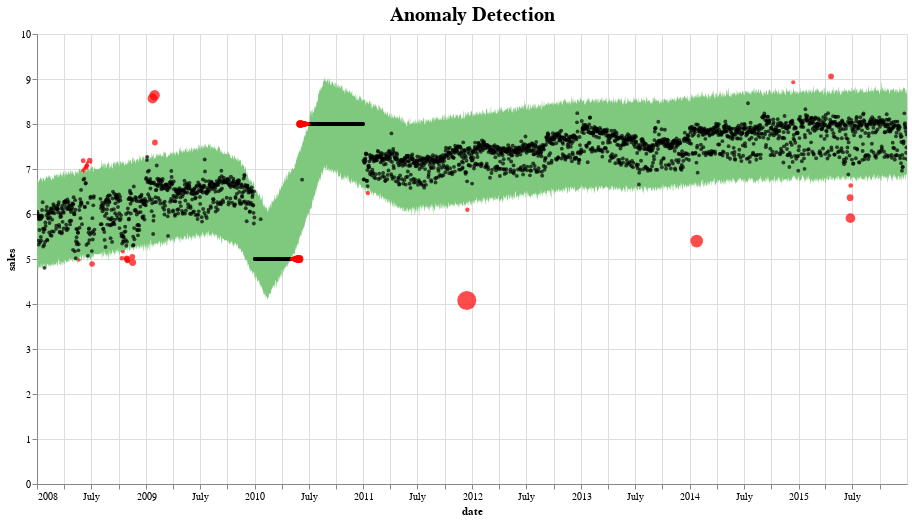

Notebook source saved alongside this figure:
### Code cell
import pandas as pd
import os
import matplotlib.pyplot as plt
from read_dataframe import read_dataframe
from fit_predict_model import fit_predict_model
from detect_anomalies import detect_anomalies
from plot_anomalies import plot_anomalies


path_examples = os.path.abspath("../examples")
df = read_dataframe(path_examples, data_idx=4)

pred = fit_predict_model(df)
pred = detect_anomalies(pred)
plot_anomalies(pred)

### Figure 1 — Vega-Lite specification as saved in the notebook (floating-point values rounded to 4 significant figures; data arrays with more than 128 entries replaced by an {"elided": "..."} marker saying what was removed)
{"config": {"view": {"continuousWidth": 400, "continuousHeight": 300}, "title": {"fontSize": 20}}, "layer": [{"data": {"name": "data-e2a952b2f18f7a29836e3f65ed5b8b32"}, "mark": {"type": "area", "color": "#7FC97F", "interpolate": "basis"}, "encoding": {"tooltip": [{"type": "temporal", "field": "ds"}, {"type": "quantitative", "field": "fact"}, {"type": "quantitative", "field": "yhat_lower"}, {"type": "quantitative", "field": "yhat_upper"}], "x": {"type": "temporal", "field": "ds", "title": "date"}, "y": {"type": "quantitative", "field": "yhat_upper"}, "y2": {"field": "yhat_lower"}}, "selection": {"selector004": {"type": "interval", "bind": "scales", "encodings": ["x", "y"]}}, "title": "Anomaly Detection"}, {"data": {"name": "data-f164403b38941e7806c96c024937a736"}, "mark": {"type": "circle", "color": "Black", "opacity": 0.7, "size": 15}, "encoding": {"tooltip": [{"type": "temporal", "field": "ds"}, {"type": "quantitative", "field": "fact"}, {"type": "quantitative", "field": "yhat_lower"}, {"type": "quantitative", "field": "yhat_upper"}], "x": {"type": "temporal", "field": "ds"}, "y": {"type": "quantitative", "field": "fact", "title": "sales"}}, "selection": {"selector005": {"type": "interval", "bind": "scales", "encodings": ["x", "y"]}}}, {"data": {"name": "data-13a186b8607c278fea201d8b0d26c2e7"}, "mark": {"type": "circle", "color": "Red", "size": 30}, "encoding": {"size": {"type": "quantitative", "field": "importance", "legend": null}, "tooltip": [{"type": "temporal", "field": "ds"}, {"type": "quantitative", "field": "fact"}, {"type": "quantitative", "field": "yhat_lower"}, {"type": "quantitative", "field": "yhat_upper"}], "x": {"type": "temporal", "field": "ds"}, "y": {"type": "quantitative", "field": "fact", "title": "sales"}}, "selection": {"selector006": {"type": "interval", "bind": "scales", "encodings": ["x", "y"]}}}], "height": 450, "width": 870, "$schema": "https://vega.github.io/schema/vega-lite/v4.8.1.json", "datasets": {"data-e2a952b2f18f7a29836e3f65ed5b8b32": {"elided": "2863 records"}, "data-f164403b38941e7806c96c024937a736": {"elided": "2774 records"}, "data-13a186b8607c278fea201d8b0d26c2e7": [{"ds": "2008-05-21T00:00:00", "trend": 5.968, "yhat": 5.968, "yhat_lower": 5.033, "yhat_upper": 6.996, "fact": 4.977, "anomaly": -1, "importance": 0.01123}, {"ds": "2008-06-03T00:00:00", "trend": 5.985, "yhat": 5.985, "yhat_lower": 5.148, "yhat_upper": 6.888, "fact": 6.968, "anomaly": 1, "importance": 0.01149}, {"ds": "2008-06-04T00:00:00", "trend": 5.987, "yhat": 5.987, "yhat_lower": 4.895, "yhat_upper": 6.963, "fact": 7.184, "anomaly": 1, "importance": 0.0308}, {"ds": "2008-06-06T00:00:00", "trend": 5.989, "yhat": 5.989, "yhat_lower": 5.052, "yhat_upper": 6.917, "fact": 6.931, "anomaly": 1, "importance": 0.002088}, {"ds": "2008-06-07T00:00:00", "trend": 5.991, "yhat": 5.991, "yhat_lower": 5.141, "yhat_upper": 6.908, "fact": 6.998, "anomaly": 1, "importance": 0.01284}, {"ds": "2008-06-11T00:00:00", "trend": 5.996, "yhat": 5.996, "yhat_lower": 5.05, "yhat_upper": 6.979, "fact": 7.046, "anomaly": 1, "importance": 0.009438}, {"ds": "2008-06-14T00:00:00", "trend": 6.0, "yhat": 6.0, "yhat_lower": 5.023, "yhat_upper": 6.94, "fact": 7.016, "anomaly": 1, "importance": 0.01081}, {"ds": "2008-06-16T00:00:00", "trend": 6.003, "yhat": 6.003, "yhat_lower": 5.06, "yhat_upper": 6.931, "fact": 7.065, "anomaly": 1, "importance": 0.01893}, {"ds": "2008-06-17T00:00:00", "trend": 6.004, "yhat": 6.004, "yhat_lower": 5.04, "yhat_upper": 6.907, "fact": 7.081, "anomaly": 1, "importance": 0.0246}, {"ds": "2008-06-18T00:00:00", "trend": 6.005, "yhat": 6.005, "yhat_lower": 5.066, "yhat_upper": 7.09, "fact": 7.142, "anomaly": 1, "importance": 0.007275}, {"ds": "2008-06-26T00:00:00", "trend": 6.016, "yhat": 6.016, "yhat_lower": 5.052, "yhat_upper": 6.912, "fact": 7.191, "anomaly": 1, "importance": 0.03889}, {"ds": "2008-06-30T00:00:00", "trend": 6.021, "yhat": 6.021, "yhat_lower": 5.031, "yhat_upper": 7.126, "fact": 7.137, "anomaly": 1, "importance": 0.001579}, {"ds": "2008-07-04T00:00:00", "trend": 6.026, "yhat": 6.026, "yhat_lower": 5.089, "yhat_upper": 7.089, "fact": 4.89, "anomaly": -1, "importance": 0.04068}, {"ds": "2008-10-12T00:00:00", "trend": 6.158, "yhat": 6.158, "yhat_lower": 5.15, "yhat_upper": 7.086, "fact": 5.017, "anomaly": -1, "importance": 0.02636}, {"ds": "2008-10-15T00:00:00", "trend": 6.162, "yhat": 6.162, "yhat_lower": 5.247, "yhat_upper": 7.188, "fact": 5.165, "anomaly": -1, "importance": 0.01583}, {"ds": "2008-10-28T00:00:00", "trend": 6.179, "yhat": 6.179, "yhat_lower": 5.221, "yhat_upper": 7.141, "fact": 5.017, "anomaly": -1, "importance": 0.04054}, {"ds": "2008-10-30T00:00:00", "trend": 6.181, "yhat": 6.181, "yhat_lower": 5.287, "yhat_upper": 7.113, "fact": 4.99, "anomaly": -1, "importance": 0.05951}, {"ds": "2008-10-31T00:00:00", "trend": 6.183, "yhat": 6.183, "yhat_lower": 5.097, "yhat_upper": 7.136, "fact": 4.956, "anomaly": -1, "importance": 0.02853}, {"ds": "2008-11-16T00:00:00", "trend": 6.204, "yhat": 6.204, "yhat_lower": 5.268, "yhat_upper": 7.208, "fact": 5.05, "anomaly": -1, "importance": 0.04311}, {"ds": "2008-11-17T00:00:00", "trend": 6.205, "yhat": 6.205, "yhat_lower": 5.253, "yhat_upper": 7.311, "fact": 4.92, "anomaly": -1, "importance": 0.06778}, {"ds": "2009-01-23T00:00:00", "trend": 6.293, "yhat": 6.293, "yhat_lower": 5.317, "yhat_upper": 7.316, "fact": 8.569, "anomaly": 1, "importance": 0.1462}, {"ds": "2009-01-30T00:00:00", "trend": 6.302, "yhat": 6.302, "yhat_lower": 5.341, "yhat_upper": 7.261, "fact": 8.641, "anomaly": 1, "importance": 0.1596}, {"ds": "2009-01-31T00:00:00", "trend": 6.304, "yhat": 6.304, "yhat_lower": 5.293, "yhat_upper": 7.247, "fact": 7.589, "anomaly": 1, "importance": 0.0451}, {"ds": "2010-05-03T00:00:00", "trend": 5.974, "yhat": 5.974, "yhat_lower": 5.017, "yhat_upper": 6.963, "fact": 5.0, "anomaly": -1, "importance": 0.003401}, {"ds": "2010-05-04T00:00:00", "trend": 5.985, "yhat": 5.985, "yhat_lower": 5.003, "yhat_upper": 7.001, "fact": 5.0, "anomaly": -1, "importance": 0.0005823}, {"ds": "2010-05-05T00:00:00", "trend": 5.996, "yhat": 5.996, "yhat_lower": 5.094, "yhat_upper": 6.951, "fact": 5.0, "anomaly": -1, "importance": 0.01873}, {"ds": "2010-05-06T00:00:00", "trend": 6.007, "yhat": 6.007, "yhat_lower": 5.079, "yhat_upper": 6.985, "fact": 5.0, "anomaly": -1, "importance": 0.01585}, {"ds": "2010-05-07T00:00:00", "trend": 6.018, "yhat": 6.018, "yhat_lower": 5.002, "yhat_upper": 7.054, "fact": 5.0, "anomaly": -1, "importance": 0.0003314}, {"ds": "2010-05-08T00:00:00", "trend": 6.028, "yhat": 6.028, "yhat_lower": 5.007, "yhat_upper": 6.97, "fact": 5.0, "anomaly": -1, "importance": 0.001318}, {"ds": "2010-05-09T00:00:00", "trend": 6.039, "yhat": 6.039, "yhat_lower": 5.121, "yhat_upper": 7.039, "fact": 5.0, "anomaly": -1, "importance": 0.02427}, {"ds": "2010-05-10T00:00:00", "trend": 6.05, "yhat": 6.05, "yhat_lower": 5.131, "yhat_upper": 7.003, "fact": 5.0, "anomaly": -1, "importance": 0.0263}, {"ds": "2010-05-11T00:00:00", "trend": 6.061, "yhat": 6.061, "yhat_lower": 5.069, "yhat_upper": 6.989, "fact": 5.0, "anomaly": -1, "importance": 0.01376}, {"ds": "2010-05-12T00:00:00", "trend": 6.072, "yhat": 6.072, "yhat_lower": 5.133, "yhat_upper": 7.01, "fact": 5.0, "anomaly": -1, "importance": 0.02663}, {"ds": "2010-05-13T00:00:00", "trend": 6.083, "yhat": 6.083, "yhat_lower": 5.146, "yhat_upper": 6.971, "fact": 5.0, "anomaly": -1, "importance": 0.02922}, {"ds": "2010-05-14T00:00:00", "trend": 6.094, "yhat": 6.094, "yhat_lower": 5.108, "yhat_upper": 7.046, "fact": 5.0, "anomaly": -1, "importance": 0.02166}, {"ds": "2010-05-15T00:00:00", "trend": 6.104, "yhat": 6.104, "yhat_lower": 5.066, "yhat_upper": 6.996, "fact": 5.0, "anomaly": -1, "importance": 0.01313}, {"ds": "2010-05-16T00:00:00", "trend": 6.115, "yhat": 6.115, "yhat_lower": 5.124, "yhat_upper": 7.16, "fact": 5.0, "anomaly": -1, "importance": 0.02481}, {"ds": "2010-05-17T00:00:00", "trend": 6.135, "yhat": 6.135, "yhat_lower": 5.208, "yhat_upper": 7.125, "fact": 5.0, "anomaly": -1, "importance": 0.04167}, {"ds": "2010-05-18T00:00:00", "trend": 6.154, "yhat": 6.154, "yhat_lower": 5.207, "yhat_upper": 7.066, "fact": 5.0, "anomaly": -1, "importance": 0.04148}, {"ds": "2010-05-19T00:00:00", "trend": 6.173, "yhat": 6.173, "yhat_lower": 5.234, "yhat_upper": 7.151, "fact": 5.0, "anomaly": -1, "importance": 0.04674}, {"ds": "2010-05-20T00:00:00", "trend": 6.193, "yhat": 6.193, "yhat_lower": 5.345, "yhat_upper": 7.182, "fact": 5.0, "anomaly": -1, "importance": 0.06908}, {"ds": "2010-05-21T00:00:00", "trend": 6.212, "yhat": 6.212, "yhat_lower": 5.2, "yhat_upper": 7.293, "fact": 5.0, "anomaly": -1, "importance": 0.04003}, {"ds": "2010-05-22T00:00:00", "trend": 6.231, "yhat": 6.231, "yhat_lower": 5.237, "yhat_upper": 7.135, "fact": 5.0, "anomaly": -1, "importance": 0.04747}, {"ds": "2010-05-23T00:00:00", "trend": 6.251, "yhat": 6.251, "yhat_lower": 5.312, "yhat_upper": 7.279, "fact": 5.0, "anomaly": -1, "importance": 0.06244}, {"ds": "2010-05-24T00:00:00", "trend": 6.27, "yhat": 6.27, "yhat_lower": 5.299, "yhat_upper": 7.316, "fact": 5.0, "anomaly": -1, "importance": 0.05974}, {"ds": "2010-05-25T00:00:00", "trend": 6.29, "yhat": 6.29, "yhat_lower": 5.321, "yhat_upper": 7.22, "fact": 5.0, "anomaly": -1, "importance": 0.06422}, {"ds": "2010-05-26T00:00:00", "trend": 6.309, "yhat": 6.309, "yhat_lower": 5.37, "yhat_upper": 7.371, "fact": 5.0, "anomaly": -1, "importance": 0.07397}, {"ds": "2010-05-27T00:00:00", "trend": 6.328, "yhat": 6.328, "yhat_lower": 5.337, "yhat_upper": 7.344, "fact": 5.0, "anomaly": -1, "importance": 0.06748}, {"ds": "2010-05-28T00:00:00", "trend": 6.348, "yhat": 6.348, "yhat_lower": 5.268, "yhat_upper": 7.376, "fact": 5.0, "anomaly": -1, "importance": 0.05367}, {"ds": "2010-05-29T00:00:00", "trend": 6.367, "yhat": 6.367, "yhat_lower": 5.433, "yhat_upper": 7.243, "fact": 5.0, "anomaly": -1, "importance": 0.08652}, {"ds": "2010-05-30T00:00:00", "trend": 6.386, "yhat": 6.386, "yhat_lower": 5.421, "yhat_upper": 7.505, "fact": 5.0, "anomaly": -1, "importance": 0.08422}, {"ds": "2010-05-31T00:00:00", "trend": 6.406, "yhat": 6.406, "yhat_lower": 5.482, "yhat_upper": 7.344, "fact": 5.0, "anomaly": -1, "importance": 0.09648}, {"ds": "2010-06-01T00:00:00", "trend": 6.425, "yhat": 6.425, "yhat_lower": 5.499, "yhat_upper": 7.417, "fact": 8.0, "anomaly": 1, "importance": 0.07286}, {"ds": "2010-06-02T00:00:00", "trend": 6.444, "yhat": 6.444, "yhat_lower": 5.468, "yhat_upper": 7.4, "fact": 8.0, "anomaly": 1, "importance": 0.07503}, {"ds": "2010-06-03T00:00:00", "trend": 6.464, "yhat": 6.464, "yhat_lower": 5.593, "yhat_upper": 7.363, "fact": 8.0, "anomaly": 1, "importance": 0.07964}, {"ds": "2010-06-04T00:00:00", "trend": 6.483, "yhat": 6.483, "yhat_lower": 5.479, "yhat_upper": 7.436, "fact": 8.0, "anomaly": 1, "importance": 0.07049}, {"ds": "2010-06-05T00:00:00", "trend": 6.502, "yhat": 6.502, "yhat_lower": 5.536, "yhat_upper": 7.497, "fact": 8.0, "anomaly": 1, "importance": 0.06288}, {"ds": "2010-06-06T00:00:00", "trend": 6.522, "yhat": 6.522, "yhat_lower": 5.521, "yhat_upper": 7.499, "fact": 8.0, "anomaly": 1, "importance": 0.06264}, {"ds": "2010-06-07T00:00:00", "trend": 6.541, "yhat": 6.541, "yhat_lower": 5.526, "yhat_upper": 7.558, "fact": 8.0, "anomaly": 1, "importance": 0.05531}, {"ds": "2010-06-08T00:00:00", "trend": 6.56, "yhat": 6.56, "yhat_lower": 5.623, "yhat_upper": 7.439, "fact": 8.0, "anomaly": 1, "importance": 0.07018}, {"ds": "2010-06-10T00:00:00", "trend": 6.599, "yhat": 6.599, "yhat_lower": 5.59, "yhat_upper": 7.599, "fact": 8.0, "anomaly": 1, "importance": 0.05017}, {"ds": "2010-06-11T00:00:00", "trend": 6.618, "yhat": 6.618, "yhat_lower": 5.603, "yhat_upper": 7.578, "fact": 8.0, "anomaly": 1, "importance": 0.05281}, {"ds": "2010-06-12T00:00:00", "trend": 6.638, "yhat": 6.638, "yhat_lower": 5.648, "yhat_upper": 7.612, "fact": 8.0, "anomaly": 1, "importance": 0.04853}, {"ds": "2010-06-13T00:00:00", "trend": 6.657, "yhat": 6.657, "yhat_lower": 5.748, "yhat_upper": 7.624, "fact": 8.0, "anomaly": 1, "importance": 0.04703}, {"ds": "2010-06-14T00:00:00", "trend": 6.677, "yhat": 6.677, "yhat_lower": 5.664, "yhat_upper": 7.618, "fact": 8.0, "anomaly": 1, "importance": 0.04779}, {"ds": "2010-06-15T00:00:00", "trend": 6.696, "yhat": 6.696, "yhat_lower": 5.667, "yhat_upper": 7.735, "fact": 8.0, "anomaly": 1, "importance": 0.03314}, {"ds": "2010-06-16T00:00:00", "trend": 6.715, "yhat": 6.715, "yhat_lower": 5.699, "yhat_upper": 7.706, "fact": 8.0, "anomaly": 1, "importance": 0.03678}, {"ds": "2010-06-17T00:00:00", "trend": 6.735, "yhat": 6.735, "yhat_lower": 5.762, "yhat_upper": 7.721, "fact": 8.0, "anomaly": 1, "importance": 0.03482}, {"ds": "2010-06-18T00:00:00", "trend": 6.754, "yhat": 6.754, "yhat_lower": 5.728, "yhat_upper": 7.752, "fact": 8.0, "anomaly": 1, "importance": 0.03094}, {"ds": "2010-06-19T00:00:00", "trend": 6.773, "yhat": 6.773, "yhat_lower": 5.816, "yhat_upper": 7.764, "fact": 8.0, "anomaly": 1, "importance": 0.02945}, {"ds": "2010-06-20T00:00:00", "trend": 6.793, "yhat": 6.793, "yhat_lower": 5.826, "yhat_upper": 7.729, "fact": 8.0, "anomaly": 1, "importance": 0.03391}, {"ds": "2010-06-21T00:00:00", "trend": 6.812, "yhat": 6.812, "yhat_lower": 5.821, "yhat_upper": 7.78, "fact": 8.0, "anomaly": 1, "importance": 0.02745}, {"ds": "2010-06-22T00:00:00", "trend": 6.831, "yhat": 6.831, "yhat_lower": 5.914, "yhat_upper": 7.932, "fact": 8.0, "anomaly": 1, "importance": 0.008496}, {"ds": "2010-06-23T00:00:00", "trend": 6.851, "yhat": 6.851, "yhat_lower": 5.916, "yhat_upper": 7.88, "fact": 8.0, "anomaly": 1, "importance": 0.01501}, {"ds": "2010-06-24T00:00:00", "trend": 6.87, "yhat": 6.87, "yhat_lower": 5.906, "yhat_upper": 7.828, "fact": 8.0, "anomaly": 1, "importance": 0.02152}, {"ds": "2010-06-25T00:00:00", "trend": 6.889, "yhat": 6.889, "yhat_lower": 5.939, "yhat_upper": 7.825, "fact": 8.0, "anomaly": 1, "importance": 0.02192}, {"ds": "2010-06-27T00:00:00", "trend": 6.928, "yhat": 6.928, "yhat_lower": 5.968, "yhat_upper": 7.843, "fact": 8.0, "anomaly": 1, "importance": 0.01962}, {"ds": "2010-06-29T00:00:00", "trend": 6.967, "yhat": 6.967, "yhat_lower": 6.003, "yhat_upper": 7.932, "fact": 8.0, "anomaly": 1, "importance": 0.008442}, {"ds": "2010-06-30T00:00:00", "trend": 6.986, "yhat": 6.986, "yhat_lower": 5.996, "yhat_upper": 7.984, "fact": 8.0, "anomaly": 1, "importance": 0.00205}, {"ds": "2010-07-02T00:00:00", "trend": 7.025, "yhat": 7.025, "yhat_lower": 5.973, "yhat_upper": 7.947, "fact": 8.0, "anomaly": 1, "importance": 0.006578}, {"ds": "2011-01-16T00:00:00", "trend": 7.507, "yhat": 7.507, "yhat_lower": 6.615, "yhat_upper": 8.49, "fact": 6.466, "anomaly": -1, "importance": 0.02296}, {"ds": "2011-12-14T00:00:00", "trend": 7.222, "yhat": 7.222, "yhat_lower": 6.295, "yhat_upper": 8.197, "fact": 4.078, "anomaly": -1, "importance": 0.5438}, {"ds": "2011-12-16T00:00:00", "trend": 7.224, "yhat": 7.224, "yhat_lower": 6.242, "yhat_upper": 8.308, "fact": 6.094, "anomaly": -1, "importance": 0.02432}, {"ds": "2014-01-24T00:00:00", "trend": 7.628, "yhat": 7.628, "yhat_lower": 6.682, "yhat_upper": 8.589, "fact": 5.398, "anomaly": -1, "importance": 0.2379}, {"ds": "2014-12-14T00:00:00", "trend": 7.743, "yhat": 7.743, "yhat_lower": 6.833, "yhat_upper": 8.762, "fact": 8.928, "anomaly": 1, "importance": 0.01859}, {"ds": "2015-04-20T00:00:00", "trend": 7.758, "yhat": 7.758, "yhat_lower": 6.854, "yhat_upper": 8.654, "fact": 9.058, "anomaly": 1, "importance": 0.04458}, {"ds": "2015-06-23T00:00:00", "trend": 7.766, "yhat": 7.766, "yhat_lower": 6.764, "yhat_upper": 8.71, "fact": 6.363, "anomaly": -1, "importance": 0.06309}, {"ds": "2015-06-24T00:00:00", "trend": 7.766, "yhat": 7.766, "yhat_lower": 6.718, "yhat_upper": 8.708, "fact": 5.908, "anomaly": -1, "importance": 0.137}, {"ds": "2015-06-25T00:00:00", "trend": 7.766, "yhat": 7.766, "yhat_lower": 6.813, "yhat_upper": 8.75, "fact": 6.633, "anomaly": -1, "importance": 0.02716}]}}
